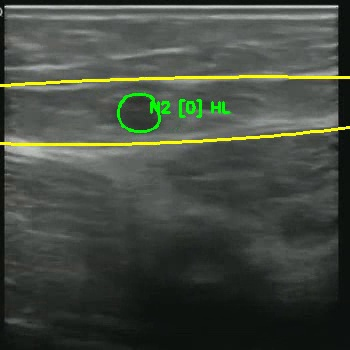
#> input picture Annotation_Testing/sample_ann.jpg, 350 x 350 px; its folder holds only this picture in this run
$ python -i unet_detector.py   (imports and definitions only)   (older library calls are emulated)
#> lines starting #> are read from the running program, lines starting #| are printed output that depends on the picture; after the words box and inside, x2 and y2 are one past the last pixel; in counts of white or black regions, pixels touching at a corner belong together
#> further down, picture is the input picture: shape (350, 350, 3); mean B, G, R 65, 74.6, 68.3
### Initial_Demo_App/backend/vision/segmentation/edge_fascia_detector.py
"""
Edge-based Fascia Boundary Detection.
Finds THIN fascia boundaries (1-2 pixels), not thick bands.
"""

import cv2
import numpy as np
from typing import Dict, Tuple, Optional
from scipy.ndimage import gaussian_filter1d


class EdgeFasciaDetector:
    """
    Detects fascia as thin bright edge boundaries.
    Optimized for real ultrasound with delicate fascia lines.
    """

    def __init__(self):
        self.fascia_mask = None
        self.upper_edge = None
        self.lower_edge = None
        self.confidence = 0.0

    # [508 lines left out: functions enhance_image, detect_edges_canny, find_fascia_band_region, find_boundary_line, validate_boundaries, create_boundary_mask and 4 more, not called in this run]


# [37 lines that do not run on import are left out]

### Initial_Demo_App/backend/vision/segmentation/unet_detector.py
"""
Hybrid Fascia/Vein Detector: Smart Preprocessing + Blob Detection
Uses adaptive thresholding and morphological analysis for robust detection
"""

import cv2
import numpy as np
import logging
from typing import List, Dict, Tuple

logger = logging.getLogger(__name__)


class PretrainedSegmentationDetector:
    """Fast and reliable detector using advanced OpenCV techniques"""

    def __init__(self):
        """Initialize detector (no model downloads)"""
        logger.info("[Detector] Initializing adaptive segmentation detector...")
        # Import EdgeFasciaDetector for fascia detection
        from .edge_fascia_detector import EdgeFasciaDetector
        self.fascia_detector = EdgeFasciaDetector()
        logger.info("[Detector] ✓ Detector ready (using EdgeFasciaDetector for fascia)")

    # [46 lines left out: function segment_fascia, not called in this run]

    def segment_veins(self, image: np.ndarray, fascia_mask: np.ndarray = None, num_masks: int = 5) -> List[Dict]:
        """
        Detect veins using adaptive thresholding + morphological analysis

        Veins are dark circular blobs in ultrasound.
        Strategy:
        1. Enhance contrast with CLAHE
        2. Use adaptive thresholding to find dark regions
        3. Filter by size, shape, and position
        4. Return top 2 by quality score

        Args:
            image: Input ultrasound image
            fascia_mask: Optional fascia mask for spatial filtering
            num_masks: Max veins to detect

        Returns:
            List of detected vein masks
        """
#> called with num_masks = 5
        try:
            # Convert to grayscale
            if len(image.shape) == 3:
                gray = cv2.cvtColor(image, cv2.COLOR_BGR2GRAY)
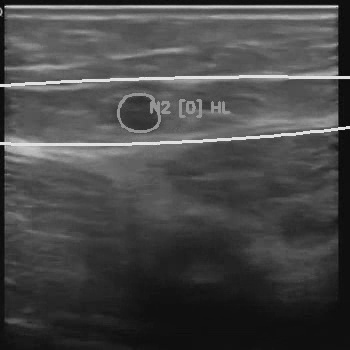
#> gray: shape (350, 350); min 3, max 239, mean 71.6
            else:
                gray = image

            h, w = gray.shape
#> h = 350; w = 350
            logger.info(f"[Veins] Detecting veins from {h}x{w}...")

            # Normalize
            gray_norm = cv2.normalize(gray, None, 0, 255, cv2.NORM_MINMAX).astype(np.uint8)

            # Invert (veins are dark)
            inverted = 255 - gray_norm
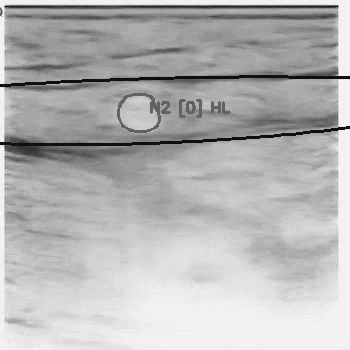
#> inverted: shape (350, 350); min 0, max 255, mean 180.9

            # Enhance contrast with CLAHE (Contrast Limited Adaptive Histogram Equalization)
            clahe = cv2.createCLAHE(clipLimit=2.5, tileGridSize=(12, 12))
            enhanced = clahe.apply(inverted)
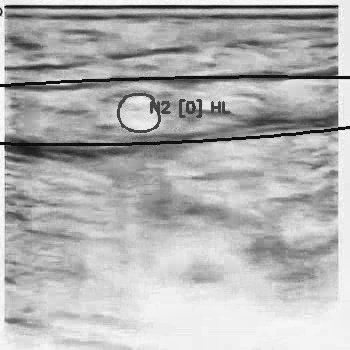
#> enhanced: shape (350, 350); min 1, max 255, mean 178.1

            # Adaptive thresholding - better for images with varying illumination
            # Block size: odd number, medium for balance between detail and noise
            adaptive_th = cv2.adaptiveThreshold(
                enhanced,
                255,
                cv2.ADAPTIVE_THRESH_GAUSSIAN_C,
                cv2.THRESH_BINARY,
                blockSize=19,  # Medium window for balance
                C=7  # Moderate constant
            )
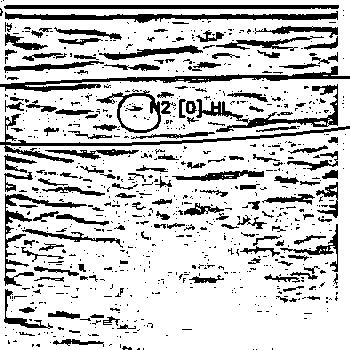
#> adaptive_th: shape (350, 350); 78.8% white; 821 black regions (668 under 20 px), largest, box (x1, y1, x2, y2) and area: (0, 66, 350, 92) 1880, (5, 11, 338, 23) 1655, (0, 114, 350, 163) 1503

            logger.info(f"[Veins] Adaptive threshold applied, dark pixels: {np.count_nonzero(adaptive_th)}")

            # Morphological cleanup
            kernel_small = cv2.getStructuringElement(cv2.MORPH_ELLIPSE, (6, 6))
            kernel_medium = cv2.getStructuringElement(cv2.MORPH_ELLIPSE, (8, 8))

            # Open: remove small noise
            cleaned = cv2.morphologyEx(adaptive_th, cv2.MORPH_OPEN, kernel_small)
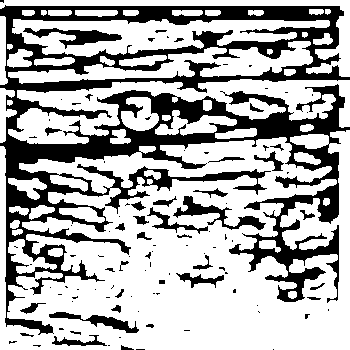
#> cleaned: shape (350, 350); 68.2% white; 105 black regions (68 under 20 px), largest, box (x1, y1, x2, y2) and area: (0, 5, 350, 335) 33991, (173, 196, 266, 230) 815, (23, 28, 122, 49) 778
            # Close: fill small holes in blobs
            cleaned = cv2.morphologyEx(cleaned, cv2.MORPH_CLOSE, kernel_medium)
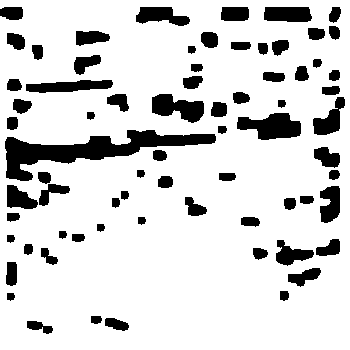
#> cleaned: shape (350, 350); 84% white; 71 black regions, largest, box (x1, y1, x2, y2) and area: (5, 130, 216, 181) 3748, (237, 113, 301, 140) 1152, (152, 94, 204, 123) 939

            logger.info(f"[Veins] After morphology, pixels: {np.count_nonzero(cleaned)}")

            # Find connected components
            num_labels, labels, stats, centroids = cv2.connectedComponentsWithStats(
                cleaned, connectivity=8
            )
#> num_labels = 2; stats = [[0, 7, 345, 327, 19647], [0, 0, 350, 350, 102853]]; centroids = [[171.6, 133.6], [175.1, 182.3]]

            logger.info(f"[Veins] Found {num_labels - 1} candidate components")

            candidates = []

            # Evaluate each component
            for label_id in range(1, num_labels):
                area = stats[label_id, cv2.CC_STAT_AREA]
                x = stats[label_id, cv2.CC_STAT_LEFT]
                y = stats[label_id, cv2.CC_STAT_TOP]
                w_bbox = stats[label_id, cv2.CC_STAT_WIDTH]
                h_bbox = stats[label_id, cv2.CC_STAT_HEIGHT]

                # Size filter: realistic vein size
                if area < 380 or area > 5200:
                    logger.debug(f"[Veins] Skip {label_id}: area {area} out of range [380, 5200]")
                    continue

                # Get contour for shape analysis
                mask = (labels == label_id).astype(np.uint8) * 255
                contours, _ = cv2.findContours(mask, cv2.RETR_EXTERNAL, cv2.CHAIN_APPROX_SIMPLE)

                if not contours:
                    continue

                contour = contours[0]
                perimeter = cv2.arcLength(contour, True)

                if perimeter < 10:  # Degenerate contour
                    continue

                # Shape metrics
                hull = cv2.convexHull(contour)
                hull_area = cv2.contourArea(hull)

                if hull_area == 0:
                    continue

                solidity = area / hull_area
                circularity = 4 * np.pi * area / (perimeter**2)

                # Aspect ratio (0 = symmetric circle, large = elongated line)
                aspect = max(w_bbox, h_bbox) / (min(w_bbox, h_bbox) + 1e-6)

                # Apply balanced shape filters
                if solidity < 0.54:
                    logger.debug(f"[Veins] Skip {label_id}: low solidity {solidity:.2f}")
                    continue

                if circularity < 0.32:
                    logger.debug(f"[Veins] Skip {label_id}: low circularity {circularity:.2f}")
                    continue

                if aspect > 7.0:
                    logger.debug(f"[Veins] Skip {label_id}: too elongated (aspect {aspect:.1f})")
                    continue

                # Spatial filter: prefer regions below fascia (if provided)
                centroid_y = centroids[label_id][1]

                quality_score = solidity * circularity  # Combined shape quality
                confidence = min(0.95, max(0.6, solidity * 0.85 + 0.15))

                logger.debug(f"[Veins] Candidate {label_id}: area={area}, sol={solidity:.2f}, circ={circularity:.2f}, aspect={aspect:.1f}, quality={quality_score:.4f}")

                candidates.append({
                    "label_id": label_id,
                    "mask": mask,
                    "confidence": float(confidence),
                    "quality": quality_score,
                    "area": int(area),
                    "solidity": float(solidity),
                    "circularity": float(circularity),
                    "aspect": float(aspect),
                    "centroid": tuple(centroids[label_id]),
                    "x": int(x),
                    "y": int(y),
                    "w": int(w_bbox),
                    "h": int(h_bbox)
                })
#> this loop made 1 pass
#> (area, x, y, w_bbox, h_bbox) on pass 1: (102853, 0, 0, 350, 350)
#> after the loop, candidates = []

            logger.info(f"[Veins] Evaluated {len(candidates)} candidates")

            # Select top 2 by quality
            candidates.sort(key=lambda x: x["quality"], reverse=True)
            vein_masks = []

            for idx, candidate in enumerate(candidates[:2]):
                candidate["vein_id"] = f"V{idx + 1}"
                logger.info(f"[Veins] ✓ {candidate['vein_id']}: area={candidate['area']}, solidity={candidate['solidity']:.2f}, circ={candidate['circularity']:.2f}, quality={candidate['quality']:.4f}")

                vein_masks.append({
                    "mask": candidate["mask"],
                    "confidence": candidate["confidence"],
                    "vein_id": candidate["vein_id"],
                    "properties": {
                        "area": candidate["area"],
                        "solidity": candidate["solidity"],
                        "circularity": candidate["circularity"],
                        "centroid": candidate["centroid"],
                        "aspect_ratio": candidate["aspect"]
                    }
                })
#> this loop made 0 passes
#> after the loop, vein_masks = []

            logger.info(f"[Veins] ✓ Detected {len(vein_masks)} veins")
            return vein_masks

        except Exception as e:
            logger.error(f"[Veins] Detection error: {e}", exc_info=True)
            raise

# Alias for backward compatibility
UNetVeinDetector = PretrainedSegmentationDetector

>>> import cv2
>>> picture = cv2.imread('../../../../Annotation_Testing/sample_ann.jpg')
>>> result = PretrainedSegmentationDetector().segment_veins(picture)
#> result = []

$ run again, on Annotation_Testing/test_ann_0.70.jpg
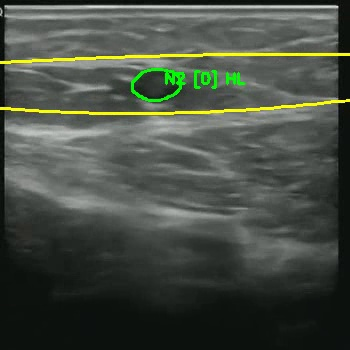
#> input picture Annotation_Testing/test_ann_0.70.jpg, 350 x 350 px
#> picture is the input picture: shape (350, 350, 3); mean B, G, R 68.1, 78, 71.4
#> in segment_veins, `adaptive_th = cv2.adaptiveThreshold( enhanced, 255, cv2.ADAPTIVE_THRES..`:
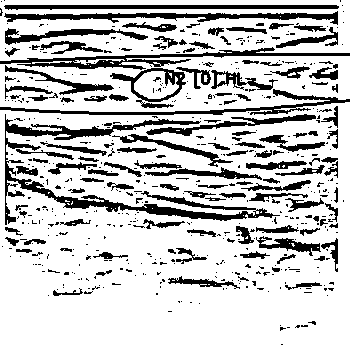
#> adaptive_th: shape (350, 350); 77.5% white; 533 black regions (404 under 20 px), largest, box (x1, y1, x2, y2) and area: (5, 114, 280, 225) 3982, (0, 47, 350, 70) 1949, (4, 11, 338, 25) 1729
#> in segment_veins, `num_labels, labels, stats, centroids = cv2.connectedComponentsWithStat..`:
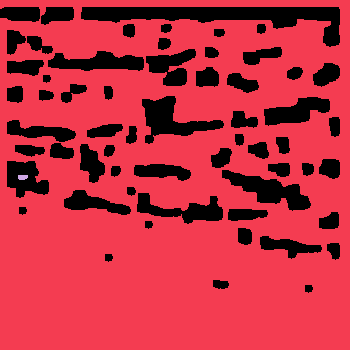
#> labels: shape (350, 350) int32; 3 distinct labels, from 0 to 2; one colour per label, 0 black
#> num_labels = 3; stats = [[0, 7, 340, 286, 26214], [0, 0, 350, 350, 96241], [18, 175, 10, 5, 45]]; centroids = [[177, 115], [173.9, 190.7], [22.27, 176.8]]
#> the loop in segment_veins, `for label_id in range(1, num_labels):` made 2 passes
#> (area, x, y, w_bbox, h_bbox) on passes 1 to 2: (96241, 0, 0, 350, 350), (45, 18, 175, 10, 5)
#> after the loop in segment_veins, `for label_id in range(1, num_labels):`: candidates = []
